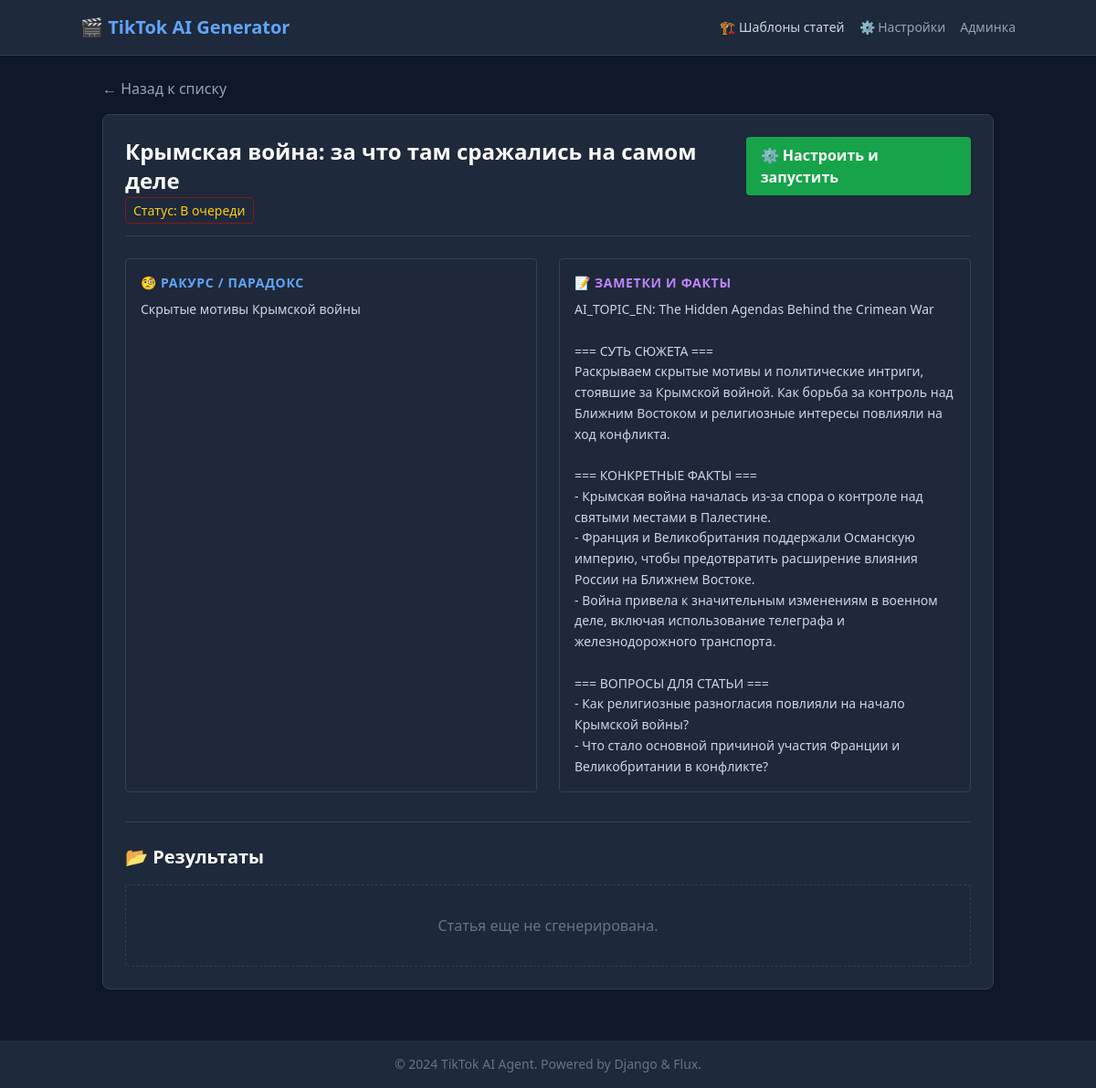
The app's page /project/73/, older data.
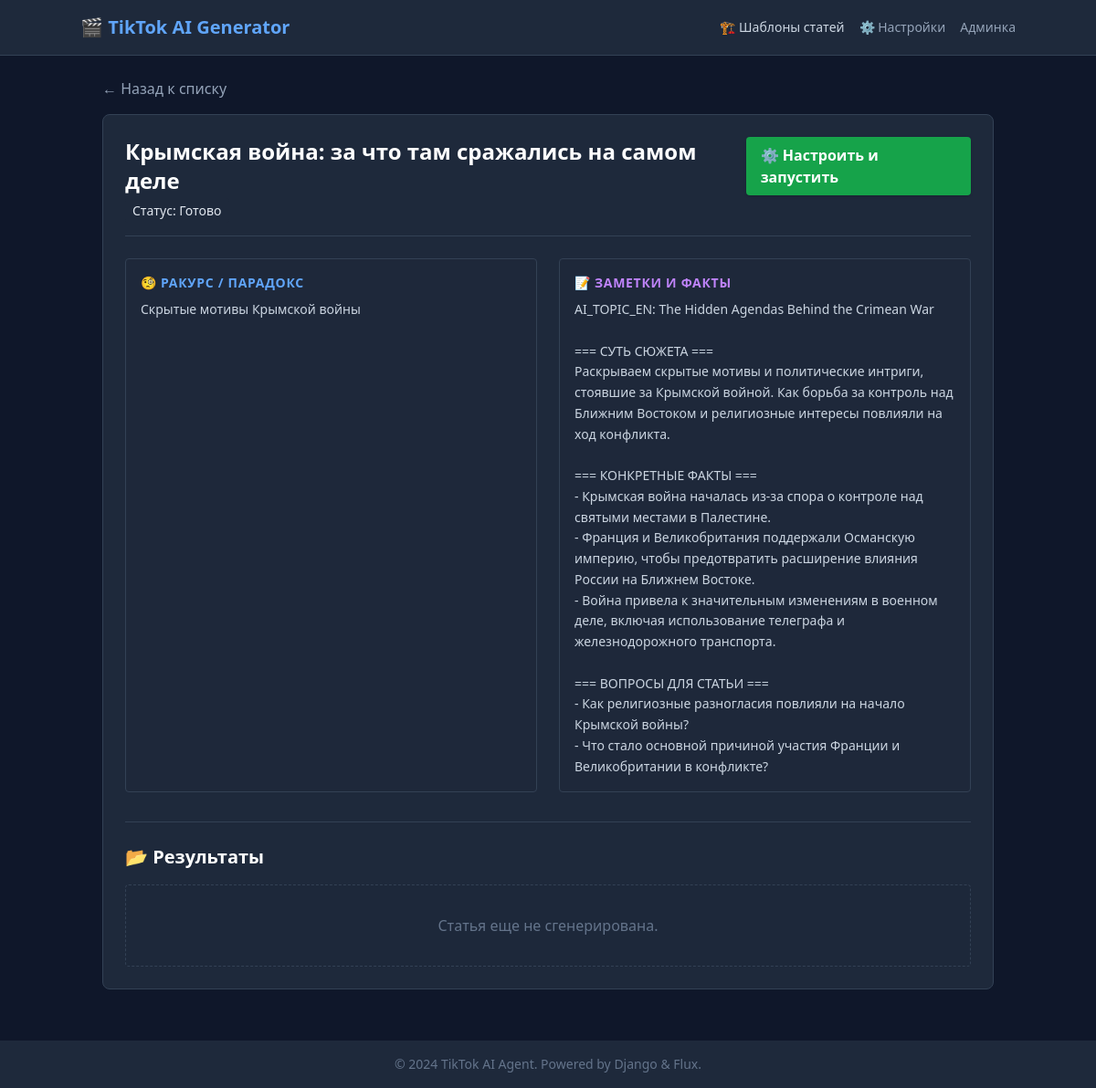
The same page, newer data.
### topics/models.py (models this page shows, shortened)
class VideoProject(models.Model):
    STATUS_CHOICES = [
        ('pending', 'В очереди'),
        ('processing', 'Генерируется'),
        ('completed', 'Готово'),
        ('failed', 'Ошибка'),
    ]
    topic = models.CharField("Тема видео", max_length=255)
    angle = models.TextField(
        "Ракурс / Парадокс", help_text="Основная идея или технологический парадокс")
    notes = models.TextField(
        "Заметки / Факты", help_text="Детальные факты, даты, имена, вопросы для исследования")
    status = models.CharField("Статус", max_length=20,
                              choices=STATUS_CHOICES, default='pending')
    output_file = models.FileField(
        "Готовое видео", upload_to='videos/', null=True, blank=True)
    idea_style = models.CharField(
        "Код промпта", max_length=100, null=True, blank=True)
    created_at = models.DateTimeField("Дата создания", auto_now_add=True)
    updated_at = models.DateTimeField("Дата обновления", auto_now=True)
    class Meta:
        verbose_name = "Идея"
        verbose_name_plural = "Идеи"
        ordering = ['-created_at']

### generator/views.py (the view)
# urls.py: path('project/<int:pk>/', views.project_detail, name='project_detail'),
def project_detail(request, pk):
    project = get_object_or_404(VideoProject, pk=pk)
    return render(request, 'generator/project_detail.html', {'project': project})

### generator/templates/generator/project_detail.html (shortened to what the changed rows need)
{% extends 'generator/base.html' %}
{% block content %}
<div class="card rounded-lg p-6 max-w-5xl mx-auto">
    <div class="flex justify-between items-start border-b border-slate-700 pb-4 mb-6">
        <div>
            <h1 class="text-2xl font-bold text-white mb-1">{{ project.topic }}</h1>
            <span class="text-sm px-2 py-1 rounded bg-slate-800
                {% if project.status == 'pending' %}text-yellow-400 border border-yellow-900{%
                elif project.status == 'processing' %}text-blue-400 border border-blue-900 animate-pulse{%
                elif project.status == 'completed' %}text-green-400 border border-green-900{%
                else %}text-red-400 border border-red-900{% endif %}">
                Статус: {{ project.get_status_display }}
            </span>
        </div>
    </div>
    <div class="grid grid-cols-1 md:grid-cols-2 gap-6 mb-8">
        <div class="bg-slate-800/50 p-4 rounded border border-slate-700">
            <h3 class="text-sm font-bold text-blue-400 uppercase tracking-wider mb-2">🧐 Ракурс / Парадокс</h3>
            <p class="text-slate-300 text-sm leading-relaxed">{{ project.angle }}</p>
        </div>
        <div class="bg-slate-800/50 p-4 rounded border border-slate-700">
            <h3 class="text-sm font-bold text-purple-400 uppercase tracking-wider mb-2">📝 Заметки и Факты</h3>
            <p class="text-slate-300 text-sm leading-relaxed whitespace-pre-line">{{ project.notes }}</p>
        </div>
    </div>
    <div class="border-t border-slate-700 pt-6">
        <h2 class="text-xl font-bold text-white mb-4">📂 Результаты</h2>
    </div>
</div>
{% endblock %}

Row changes from the older to the newer data that the page shows:
changed VideoProject "Крымская война: за что там сражались на самом деле": status "В очереди" → "Готово"
